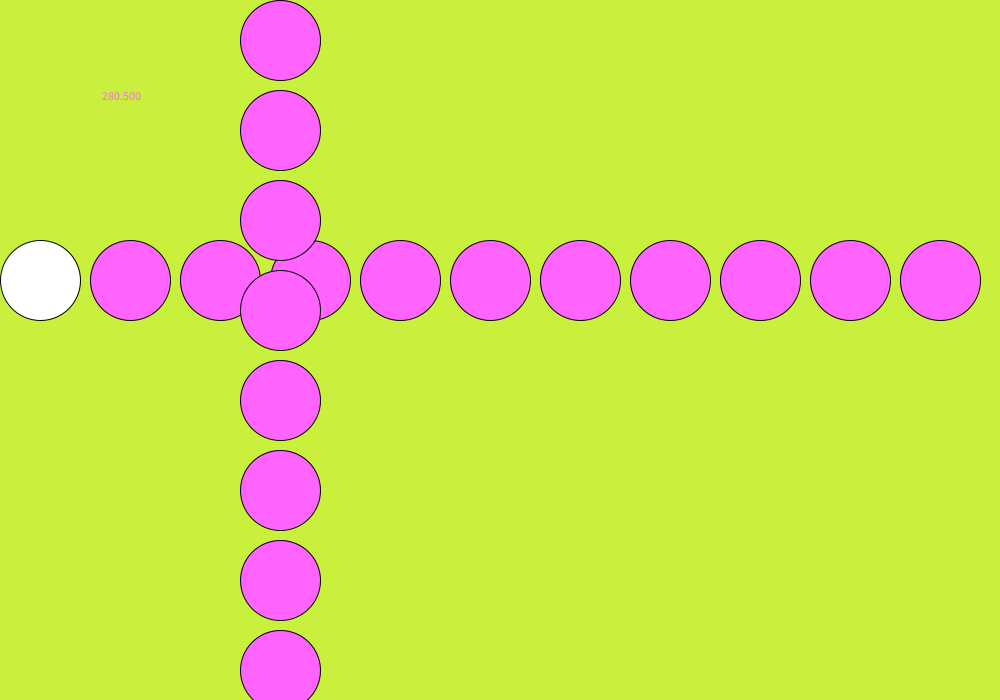
Frame 1 (no input)
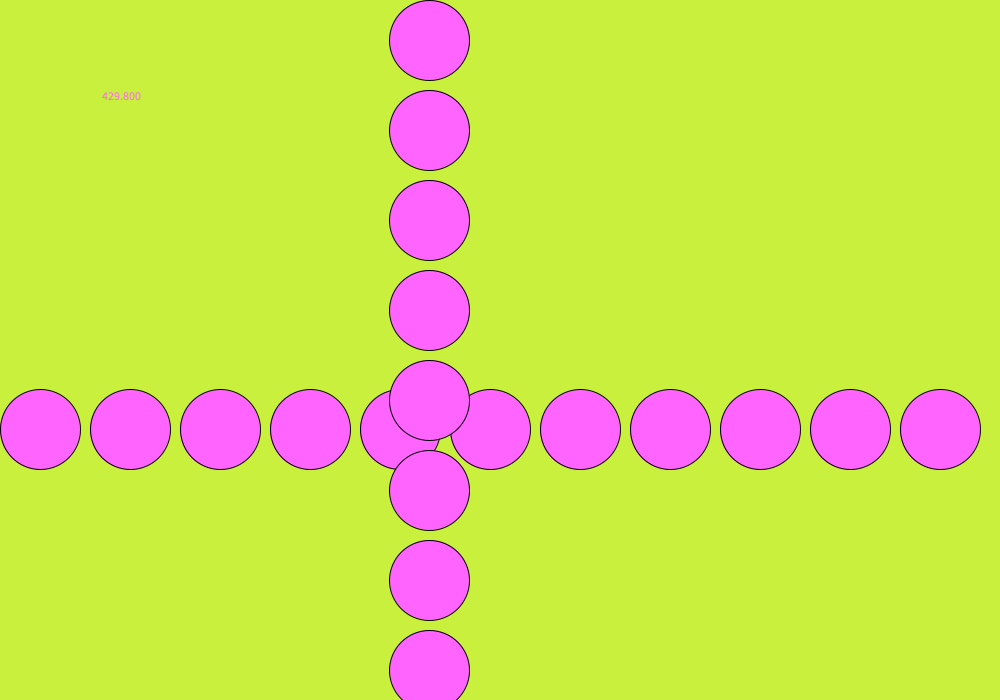
Frame 60 (the mouse pressed at the canvas centre just before this capture)
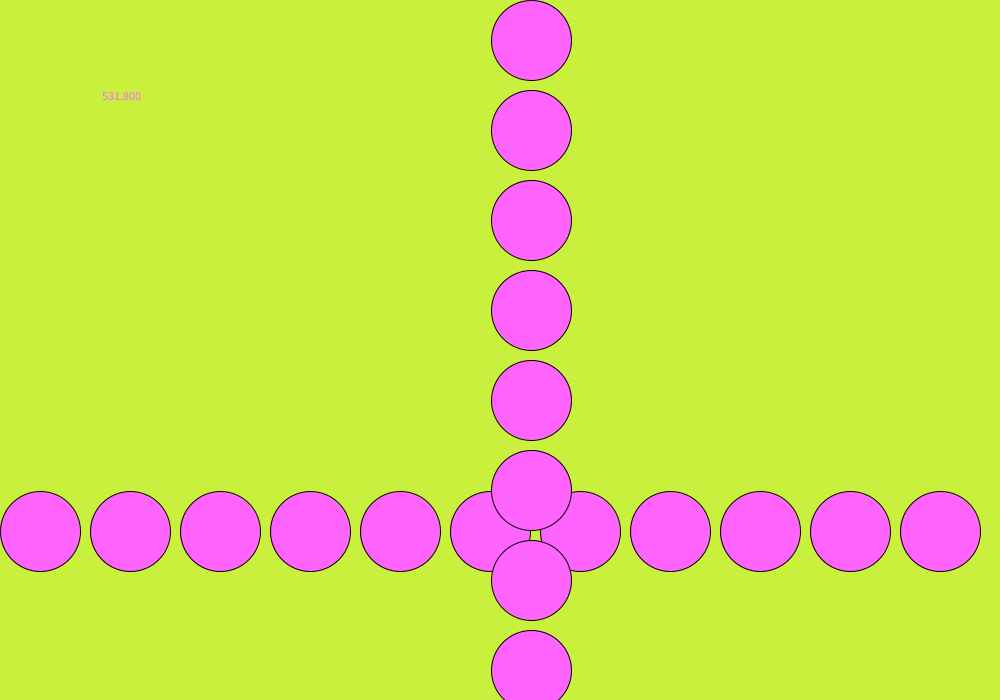
Frame 120 (the mouse held since frame 60 and released just before this capture)

The Processing sketch that drew these frames (run headless with seeded random() and noise(); from frame 60 on, the mouse is pressed at the canvas centre):

// Processing sketch: Movement
// ── Movement.pde
void setup(){
  size(1000,700);
  frameRate(100);
  ellipseMode(RADIUS);
}
float s=280;
float sd=.1;
float a=.4;
int direction=1;
int radius=40;

void draw(){
  background(200,240,60);
  sd=sd+a*direction;
  s=s+sd*direction;
  if ((s>height-radius) || (s < radius)){
    direction= -direction;
  }
  for(int i=40; i<1000; i+=90){
    ellipse(i,s,radius,radius);
    fill(s,100,s);
  }
  for(int i=40; i<1000; i+=90){
    fill(s,100,s);
   ellipse(s,i,radius,radius);
   
  }
  text(s,100,100);
  //for(int y=0; y<=height;y+= 90){
    //for(int x=0;x<=width;x+=90){
      //ellipse(s,x,radius,radius);
      //ellipse(y,s,radius,radius);
  //  }
  print(s);
}
